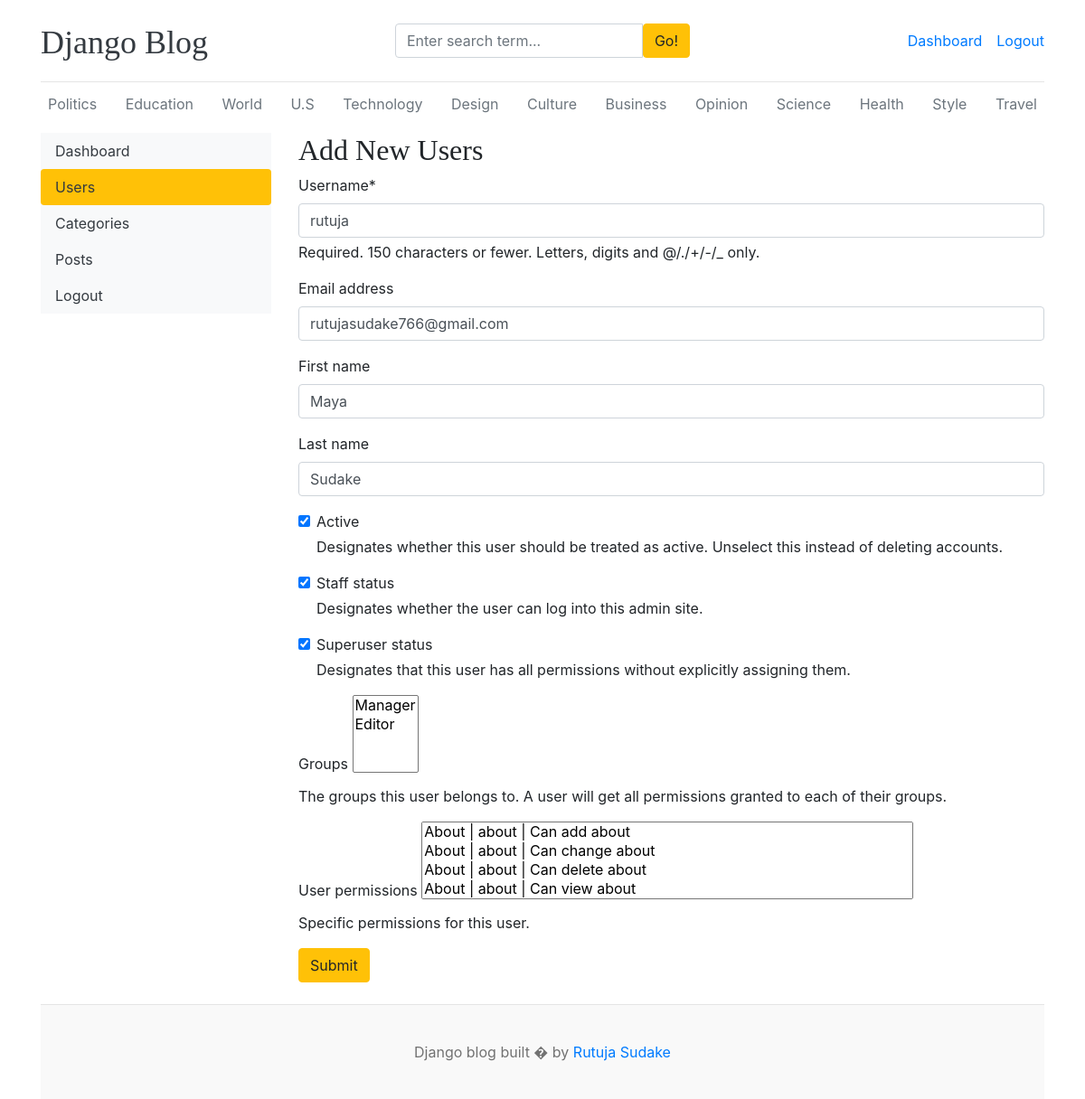
/dashboard/users/edit/1 (signed in), run on the app's committed database.
### blogs/models.py (models this page shows, shortened)
class Category(models.Model):
    category_name = models.CharField(max_length=100,unique=True)
    created_at = models.DateTimeField(auto_now_add=True)
    updated_at = models.DateTimeField(auto_now=True)
    class Meta:
        verbose_name_plural = 'categories'

### dashboard/views.py (the view)
# urls.py: path('users/edit/<int:pk>',views.edit_users,name='edit_users'),
def edit_users(request,pk):
    user = get_object_or_404(User,pk=pk)
    if request.method=='POST':
        form = EditUserForm(request.POST,instance=user)
        if form.is_valid():
            form.save()
            return redirect('users')
    form = EditUserForm(instance=user)
    context={
        'form':form,
        'user':user,
    }
    return render(request,'dashboard/edit_users.html',context)

### dashboard/forms.py
class EditUserForm(forms.ModelForm):
    class Meta:
        model = User
        fields =('username','email','first_name','last_name','is_active','is_staff','is_superuser','groups','user_permissions')

### blogs/context_processors.py (called while the page is built)
def get_categories(request):
    categories=Category.objects.all()
    return dict(categories=categories)

def get_links(request):
    social_links = SocailLinks.objects.all()
    return dict(social_links=social_links)

### template/dashboard/edit_users.html (shortened to what this page needs)
{% extends 'base.html' %}
{% block content %}
{% load crispy_forms_tags %}
<div class="row">
    {% include 'dashboard/sidebar.html' %}
    <div class="col-md-9">
        {% if perms.auth.change_user %}
        <h2>Add New Users</h2>
        <form action="{%url 'edit_users' user.pk%}" method="POST">
            {{ form | crispy }}
            <button type="submit" class="btn btn-warning">Submit</button>
        </form>
        <br>
        {%else%}
        <h5>You have no permission to view this page</h5>
        {% endif %}
    </div>
</div>
{% endblock %}

### template/base.html (shortened to what this page needs)
{% load static %}
<!DOCTYPE html>
<html lang="en">
<head>
    <link href="https://getbootstrap.com/docs/4.0/dist/css/bootstrap.min.css" rel="stylesheet">
    <link href='{%static "css/blog.css" %}' rel="stylesheet">
    <link rel="stylesheet" href="https://cdnjs.cloudflare.com/ajax/libs/font-awesome/5.15.2/css/all.min.css" />
  </head>
<body>
    <div class="container">
      <header class="blog-header py-3">
        <div class="row flex-nowrap justify-content-between align-items-center">
          <div class="col-4 pt-1">
            <a class="blog-header-logo text-dark" href="/">Django Blog</a>
          </div>
          <div class="clo-4">
            <form action="{% url 'search' %}" method="GET">
              <div class="input-group">
                <input class="form-control" type="text" name="keyword" value="{{keyword}}" placeholder="Enter search term..." aria-label="Enter search term..." aria-describedby="button-search" />
                <button type='submit' class="btn btn-warning" id="button-search" type="button">Go!</button>
              </div>
            </form>
          </div>
          <div class="col-4 d-flex justify-content-end align-items-center">
            {% if not user.is_authenticated %}
            <a class="btn btn-sm btn-warning" href="{% url 'login' %}">Login</a> &nbsp;
            <a class="btn btn-sm btn-outline-secondary" href="{% url 'register' %}">Register</a>
            {% else %}
            <span><a href="{% url 'dashboard' %}">Dashboard</a></span>
            <span><a href="{% url 'logout' %}">Logout</a></span>
            {% endif %}
          </div>
        </div>
      </header>
      <div class="nav-scroller py-1 mb-2">
        <nav class="nav d-flex justify-content-between">
          {% for i in categories %}
          <a class="p-2 text-muted" href="{% url 'post_by_category' i.id %}">{{ i.category_name }}</a>
          {% endfor %}
        </nav>
      </div>
{% block content %}
{% endblock %}
<footer class="blog-footer">
  <p>Django blog built � by <a href="#">Rutuja Sudake</a></p>
</footer>
</body>
</html>

### blog_main/static/css/blog.css (style rules this page uses)
.blog-header { border-bottom: 1px solid #e5e5e5; }
.blog-header-logo { font-family: "Playfair Display", Georgia, "Times New Roman", serif; font-size: 2.25rem; }
h1, h2, h3, h4, h5, h6 { font-family: "Playfair Display", Georgia, "Times New Roman", serif; }
.blog-footer { padding: 2.5rem 0; color: #727272; text-align: center; background-color: #f9f9f9; border-top: .05rem solid #e5e5e5; }
.blog-footer p:last-child { margin-bottom: 0; }

### data on the page
Category: category_name "Politics"
Category: category_name "Education"
Category: category_name "World"
Category: category_name "U.S"
Category: category_name "Technology"
Category: category_name "Design"
Category: category_name "Culture"
Category: category_name "Business"
Category: category_name "Opinion"
Category: category_name "Science"
Category: category_name "Health"
Category: category_name "Style"
Category: category_name "Travel"
